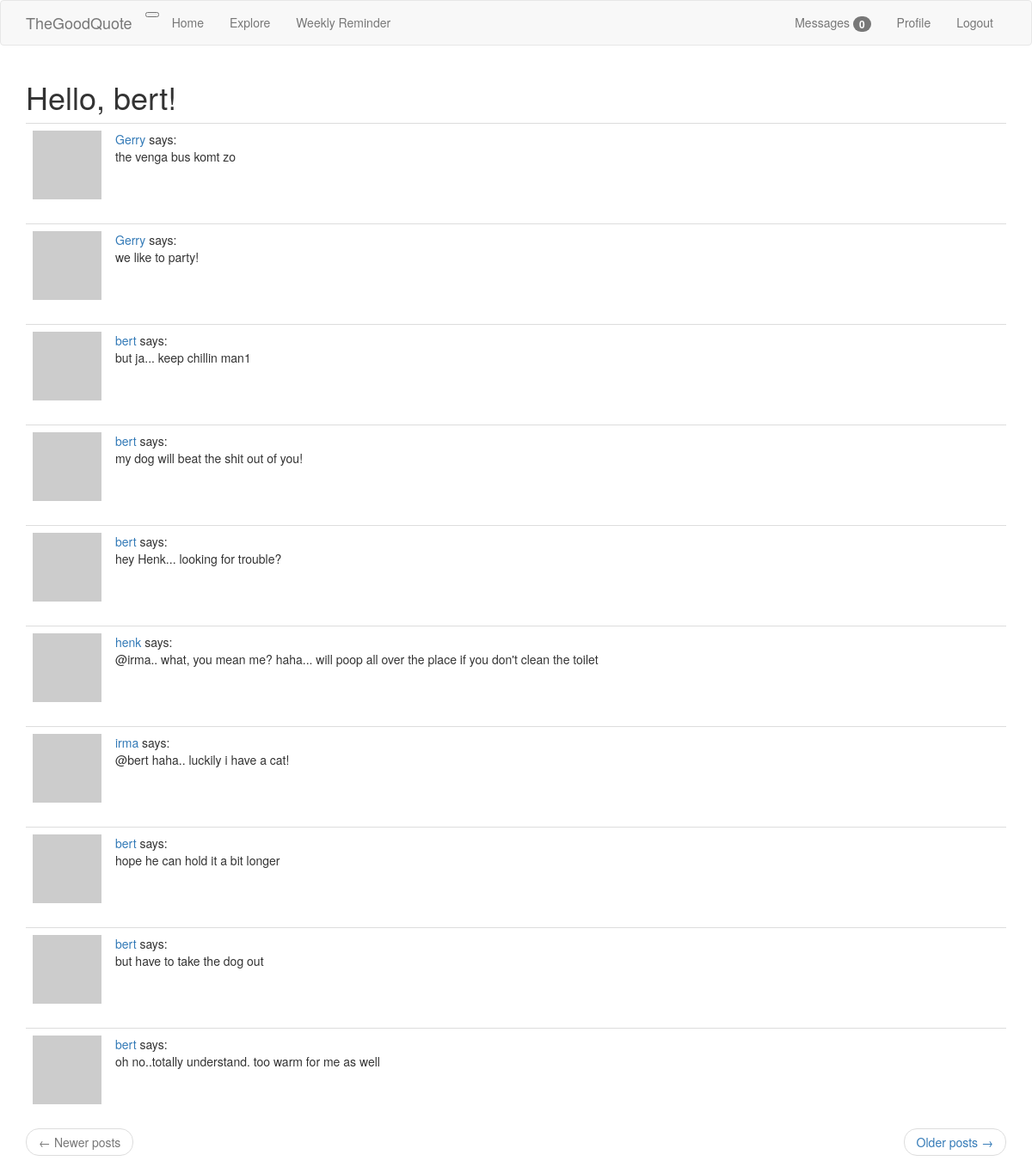
The page /explore (signed in) on the database as committed earlier.
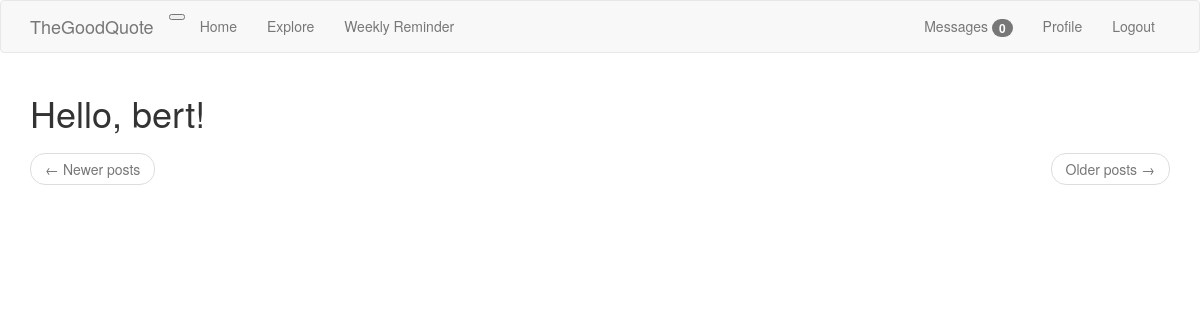
The same page on the database as committed later.
### app/models.py (models this page shows, shortened)
class Post(db.Model):
    id = db.Column(db.Integer, primary_key=True)
    body = db.Column(db.String(140))
    timestamp = db.Column(db.DateTime, index=True, default=datetime.utcnow)
    user_id = db.Column(db.Integer, db.ForeignKey('user.id'))

class User(UserMixin, db.Model):
    id = db.Column(db.Integer, primary_key=True)
    username = db.Column(db.String(60), index=True, unique=True)
    email = db.Column(db.String(120), index=True, unique=True)
    password_hash = db.Column(db.String(128))
    posts = db.relationship('Post', backref='author', lazy='dynamic')
    todos = db.relationship('Todo', backref='author', lazy='dynamic')
    about_me = db.Column(db.String(140))
    last_seen = db.Column(db.DateTime, default=datetime.utcnow)
    followed = db.relationship(
        'User', secondary=followers,
        primaryjoin=(followers.c.follower_id == id),
        secondaryjoin=(followers.c.followed_id == id),
        backref=db.backref('followers', lazy='dynamic'), lazy='dynamic')
    messages_sent = db.relationship('Message',
                                    foreign_keys='Message.sender_id',
                                    backref='author', lazy='dynamic')
    messages_received = db.relationship('Message',
                                        foreign_keys='Message.recipient_id',
                                        backref='recipient', lazy='dynamic')
    last_message_read_time = db.Column(db.DateTime)
    notifications = db.relationship('Notification', backref='user', lazy='dynamic')
    def avatar(self, size):
        digest = md5(self.email.lower().encode('utf-8')).hexdigest()
        return 'https://www.gravatar.com/avatar?{}?d=identicon&s={}'.format(
            digest, size)
    def new_messages(self):
        last_read_time = self.last_message_read_time or datetime(1900, 1, 1)
        return Message.query.filter_by(recipient=self).filter(
            Message.timestamp > last_read_time).count()

### app/routes.py (the view)
@app.route('/explore')
@login_required
def explore():
    page = request.args.get('page', 1, type=int)
    posts = Post.query.order_by(Post.timestamp.desc()).paginate(
        page, app.config['POSTS_PER_PAGE'], False)
    next_url = url_for('explore', page=posts.next_num) \
        if posts.has_next else None
    prev_url = url_for('explore', page=posts.prev_num) \
        if posts.has_prev else None
    return render_template('index.html', title='Explore', posts=posts.items,
                           next_url=next_url, prev_url=prev_url)

### app/models.py (called while the page is built)
@login.user_loader
def load_user(id):
    return User.query.get(int(id))

### app/routes.py (called while the page is built)
@app.before_request
def before_request():
    if current_user.is_authenticated:
        current_user.last_seen = datetime.utcnow()
        db.session.commit()

### app/templates/index.html (shortened to what this page needs)
{% extends 'base.html' %}
{% import 'bootstrap/wtf.html' as wtf %}
{% block app_content %}
    <h1>Hello, {{ current_user.username }}!</h1>
    {% for post in posts %}
        {% include '_post.html' %}
    {% endfor %}
    <nav aria-label="...">
        <ul class="pager">
            <li class="previous{% if not prev_url %} disabled{% endif %}">
                <a href="{{ prev_url or '#' }}">
                    <span aria-hidden="true">&larr;</span> Newer posts
                </a>
            </li>
            <li class="next{% if not next_url %} disabled{% endif %}">
                <a href="{{ next_url or '#' }}">
                    Older posts <span aria-hidden="true">&rarr;</span>
                </a>
            </li>
        </ul>
    </nav>
{% endblock %}

### app/templates/_post.html
<table class="table table-hover">
    <tr>
        <td width="70px">
            <a href="{{ url_for('user', username=post.author.username )}}">
                <img src="{{ post.author.avatar(70) }}" />
            </a>
        </td>
        <td>
            <a href="{{ url_for('user', username=post.author.username )}}">
                {{ post.author.username }}
            </a>
            says:
            <br>
            <span id="post{{ post.id }}">{{ post.body }}</span>
        </td>
    </tr>
</table>

Rows that differ between the two databases and show on the page:
removed Post: author.username "Gerry", body "the venga bus komt zo"
removed Post: author.username "Gerry", body "we like to party!"
removed Post: author.username "bert", body "but ja... keep chillin man1"
removed Post: author.username "bert", body "my dog will beat the shit out of you!"
removed Post: author.username "bert", body "hey Henk... looking for trouble?"
removed Post: author.username "henk", body "@irma.. what, you mean me? haha... will poop all over the place if you don't clean the toilet"
removed Post: author.username "irma", body "@bert haha.. luckily i have a cat!"
removed Post: author.username "bert", body "hope he can hold it a bit longer"
removed Post: author.username "bert", body "but have to take the dog out"
removed Post: author.username "bert", body "oh no..totally understand. too warm for me as well"
